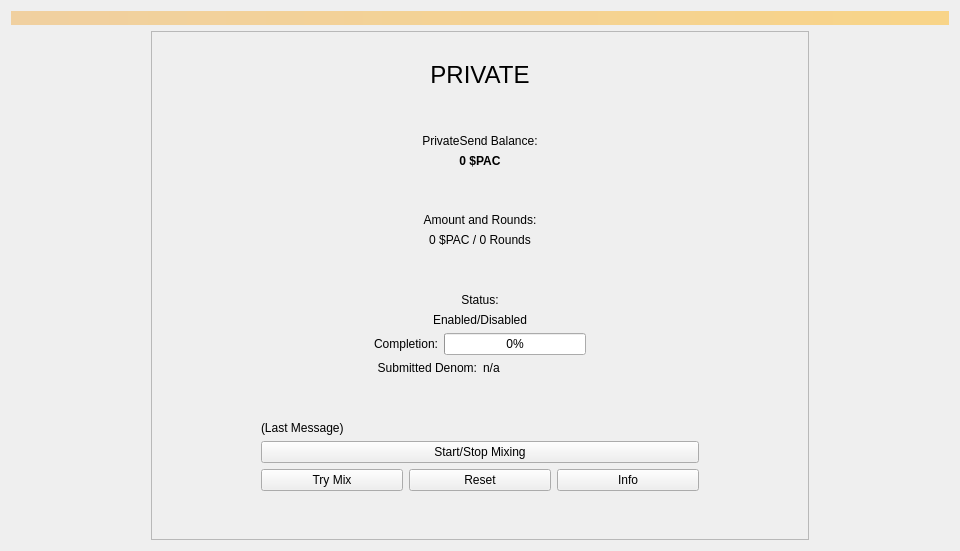
<?xml version="1.0" encoding="UTF-8"?>
<ui version="4.0">
 <class>PrivatePage</class>
 <widget class="QWidget" name="PrivatePage">
  <property name="geometry">
   <rect>
    <x>0</x>
    <y>0</y>
    <width>960</width>
    <height>551</height>
   </rect>
  </property>
  <property name="minimumSize">
   <size>
    <width>960</width>
    <height>0</height>
   </size>
  </property>
  <property name="windowTitle">
   <string>Form</string>
  </property>
  <property name="styleSheet">
   <string notr="true"/>
  </property>
  <layout class="QVBoxLayout" name="topLayout">
   <item>
    <widget class="QLabel" name="labelAlerts">
     <property name="visible">
      <bool>false</bool>
     </property>
     <property name="styleSheet">
      <string notr="true">QLabel { background-color: qlineargradient(x1: 0, y1: 0, x2: 1, y2: 0, stop:0 #F0D0A0, stop:1 #F8D488); color:#000000; }</string>
     </property>
     <property name="wordWrap">
      <bool>true</bool>
     </property>
     <property name="margin">
      <number>3</number>
     </property>
     <property name="textInteractionFlags">
      <set>Qt::TextSelectableByMouse</set>
     </property>
    </widget>
   </item>
   <item>
    <layout class="QHBoxLayout" name="horizontalLayout" stretch="0,1,0">
     <item>
      <spacer name="horizontalSpacer_2">
       <property name="orientation">
        <enum>Qt::Horizontal</enum>
       </property>
       <property name="sizeHint" stdset="0">
        <size>
         <width>140</width>
         <height>20</height>
        </size>
       </property>
      </spacer>
     </item>
     <item>
      <layout class="QVBoxLayout" name="verticalLayout_2">
       <item>
        <widget class="QFrame" name="framePrivateSend">
         <property name="layoutDirection">
          <enum>Qt::LeftToRight</enum>
         </property>
         <property name="frameShape">
          <enum>QFrame::StyledPanel</enum>
         </property>
         <property name="frameShadow">
          <enum>QFrame::Raised</enum>
         </property>
         <layout class="QVBoxLayout" name="VerticalLayout_PS1">
          <item>
           <layout class="QVBoxLayout" name="verticalLayout_3">
            <item>
                          <layout class="QHBoxLayout" name="horizontalLayout_5">
              <item>
               <widget class="QLabel" name="labelPrivateSendSyncStatus">
                <property name="toolTip">
                 <string>The displayed information may be out of date. Your wallet automatically synchronizes with the Paccoin network after a connection is established, but this process has not completed yet.</string>
                </property>
                <property name="styleSheet">
                 <string notr="true">QLabel { color: transparent; }</string>
                </property>
                <property name="text">
                 <string notr="true">(out of sync)</string>
                </property>
                <property name="alignment">
                 <set>Qt::AlignLeading|Qt::AlignLeft|Qt::AlignVCenter</set>
                </property>
               </widget>
              </item>
              <item>
               <widget class="QLabel" name="iconLabelPrivateInfo">
                <property name="minimumSize">
                 <size>
                  <width>0</width>
                  <height>0</height>
                 </size>
                </property>
                <property name="maximumSize">
                 <size>
                  <width>35</width>
                  <height>16777215</height>
                 </size>
                </property>
                <property name="text">
                 <string/>
                </property>
               </widget>
              </item>
             </layout>
            </item>
            <item>
             <widget class="QLabel" name="labelPrivateSendHeader">
              <property name="font">
               <font>
                <pointsize>18</pointsize>
                <weight>50</weight>
                <bold>false</bold>
               </font>
              </property>
              <property name="text">
               <string>PRIVATE</string>
              </property>
              <property name="alignment">
               <set>Qt::AlignCenter</set>
              </property>
              <property name="class" stdset="0">
               <string>titleLabel</string>
              </property>
             </widget>
            </item>
           </layout>
          </item>
          <item>
           <spacer name="verticalSpacer_2">
            <property name="orientation">
             <enum>Qt::Vertical</enum>
            </property>
            <property name="sizeHint" stdset="0">
             <size>
              <width>20</width>
              <height>40</height>
             </size>
            </property>
           </spacer>
          </item>
          <item>
           <layout class="QHBoxLayout" name="horizontalLayout_2">
            <item>
             <spacer name="horizontalSpacer_5">
              <property name="orientation">
               <enum>Qt::Horizontal</enum>
              </property>
              <property name="sizeHint" stdset="0">
               <size>
                <width>40</width>
                <height>20</height>
               </size>
              </property>
             </spacer>
            </item>
            <item>
             <layout class="QVBoxLayout" name="verticalLayout">
              <item>
               <widget class="QLabel" name="labelAnonymizedText">
                <property name="text">
                 <string>PrivateSend Balance:</string>
                </property>
                <property name="alignment">
                 <set>Qt::AlignCenter</set>
                </property>
                <property name="class" stdset="0">
                 <string>titleLabel</string>
                </property>
               </widget>
              </item>
              <item>
               <widget class="QLabel" name="labelAnonymized">
                <property name="font">
                 <font>
                  <weight>75</weight>
                  <bold>true</bold>
                 </font>
                </property>
                <property name="text">
                 <string notr="true">0 $PAC</string>
                </property>
                <property name="alignment">
                 <set>Qt::AlignCenter</set>
                </property>
                <property name="class" stdset="0">
                 <string>pacCoinsLabel</string>
                </property>
               </widget>
              </item>
              <item>
               <spacer name="verticalSpacer_4">
                <property name="orientation">
                 <enum>Qt::Vertical</enum>
                </property>
                <property name="sizeType">
                 <enum>QSizePolicy::Preferred</enum>
                </property>
                <property name="sizeHint" stdset="0">
                 <size>
                  <width>20</width>
                  <height>40</height>
                 </size>
                </property>
               </spacer>
              </item>
              <item>
               <widget class="QLabel" name="labelAmountAndRoundsText">
                <property name="text">
                 <string>Amount and Rounds:</string>
                </property>
                <property name="alignment">
                 <set>Qt::AlignCenter</set>
                </property>
                <property name="class" stdset="0">
                 <string>titleLabel</string>
                </property>
               </widget>
              </item>
              <item>
               <widget class="QLabel" name="labelAmountRounds">
                <property name="text">
                 <string>0 $PAC / 0 Rounds</string>
                </property>
                <property name="alignment">
                 <set>Qt::AlignCenter</set>
                </property>
                <property name="class" stdset="0">
                 <string>pacCoinsLabel</string>
                </property>
               </widget>
              </item>
              <item>
               <spacer name="verticalSpacer_5">
                <property name="orientation">
                 <enum>Qt::Vertical</enum>
                </property>
                <property name="sizeType">
                 <enum>QSizePolicy::Preferred</enum>
                </property>
                <property name="sizeHint" stdset="0">
                 <size>
                  <width>20</width>
                  <height>40</height>
                 </size>
                </property>
               </spacer>
              </item>
              <item>
               <widget class="QLabel" name="labelPrivateSendEnabledText">
                <property name="text">
                 <string>Status:</string>
                </property>
                <property name="alignment">
                 <set>Qt::AlignCenter</set>
                </property>
                <property name="class" stdset="0">
                 <string>titleLabel</string>
                </property>
               </widget>
              </item>
              <item>
               <widget class="QLabel" name="labelPrivateSendEnabled">
                <property name="text">
                 <string>Enabled/Disabled</string>
                </property>
                <property name="alignment">
                 <set>Qt::AlignCenter</set>
                </property>
                <property name="class" stdset="0">
                 <string>pacCoinsLabel</string>
                </property>
               </widget>
              </item>
              <item>
               <layout class="QHBoxLayout" name="horizontalLayout_4">
                <item>
                 <widget class="QLabel" name="labelCompletitionText">
                  <property name="text">
                   <string>Completion:</string>
                  </property>
                  <property name="alignment">
                   <set>Qt::AlignRight|Qt::AlignTrailing|Qt::AlignVCenter</set>
                  </property>
                 </widget>
                </item>
                <item>
                 <widget class="QProgressBar" name="privateSendProgress">
                  <property name="maximumSize">
                   <size>
                    <width>154</width>
                    <height>16777215</height>
                   </size>
                  </property>
                  <property name="value">
                   <number>0</number>
                  </property>
                 </widget>
                </item>
               </layout>
              </item>
              <item>
               <layout class="QHBoxLayout" name="horizontalLayout_6">
                <item>
                 <widget class="QLabel" name="labelSubmittedDenomText">
                  <property name="text">
                   <string>Submitted Denom:</string>
                  </property>
                  <property name="alignment">
                   <set>Qt::AlignRight|Qt::AlignTrailing|Qt::AlignVCenter</set>
                  </property>
                 </widget>
                </item>
                <item>
                 <widget class="QLabel" name="labelSubmittedDenom">
                  <property name="toolTip">
                   <string>The denominations you submitted to the Masternode.&lt;br&gt;To mix, other users must submit the exact same denominations.</string>
                  </property>
                  <property name="text">
                   <string>n/a</string>
                  </property>
                 </widget>
                </item>
               </layout>
              </item>
             </layout>
            </item>
            <item>
             <spacer name="horizontalSpacer_3">
              <property name="orientation">
               <enum>Qt::Horizontal</enum>
              </property>
              <property name="sizeHint" stdset="0">
               <size>
                <width>40</width>
                <height>20</height>
               </size>
              </property>
             </spacer>
            </item>
           </layout>
          </item>
          <item>
           <spacer name="verticalSpacer_3">
            <property name="orientation">
             <enum>Qt::Vertical</enum>
            </property>
            <property name="sizeHint" stdset="0">
             <size>
              <width>20</width>
              <height>40</height>
             </size>
            </property>
           </spacer>
          </item>
          <item>
           <layout class="QHBoxLayout" name="horizontalLayout_7">
            <item>
             <spacer name="horizontalSpacer_6">
              <property name="orientation">
               <enum>Qt::Horizontal</enum>
              </property>
              <property name="sizeType">
               <enum>QSizePolicy::Preferred</enum>
              </property>
              <property name="sizeHint" stdset="0">
               <size>
                <width>100</width>
                <height>20</height>
               </size>
              </property>
             </spacer>
            </item>
            <item>
             <layout class="QVBoxLayout" name="VerticalLayout_PS">
              <item>
               <widget class="QLabel" name="labelPrivateSendLastMessage">
                <property name="text">
                 <string>(Last Message)</string>
                </property>
                <property name="alignment">
                 <set>Qt::AlignLeading|Qt::AlignLeft|Qt::AlignTop</set>
                </property>
                <property name="wordWrap">
                 <bool>true</bool>
                </property>
               </widget>
              </item>
              <item>
               <widget class="QPushButton" name="togglePrivateSend">
                <property name="sizePolicy">
                 <sizepolicy hsizetype="MinimumExpanding" vsizetype="Fixed">
                  <horstretch>0</horstretch>
                  <verstretch>0</verstretch>
                 </sizepolicy>
                </property>
                <property name="text">
                 <string>Start/Stop Mixing</string>
                </property>
               </widget>
              </item>
              <item>
               <layout class="QHBoxLayout" name="horizontalLayout_debugbuttons">
                <item>
                 <widget class="QPushButton" name="privateSendAuto">
                  <property name="sizePolicy">
                   <sizepolicy hsizetype="MinimumExpanding" vsizetype="Fixed">
                    <horstretch>0</horstretch>
                    <verstretch>0</verstretch>
                   </sizepolicy>
                  </property>
                  <property name="toolTip">
                   <string>Try to manually submit a PrivateSend request.</string>
                  </property>
                  <property name="text">
                   <string>Try Mix</string>
                  </property>
                 </widget>
                </item>
                <item>
                 <widget class="QPushButton" name="privateSendReset">
                  <property name="sizePolicy">
                   <sizepolicy hsizetype="MinimumExpanding" vsizetype="Fixed">
                    <horstretch>0</horstretch>
                    <verstretch>0</verstretch>
                   </sizepolicy>
                  </property>
                  <property name="toolTip">
                   <string>Reset the current status of PrivateSend (can interrupt PrivateSend if it's in the process of Mixing, which can cost you money!)</string>
                  </property>
                  <property name="autoFillBackground">
                   <bool>false</bool>
                  </property>
                  <property name="text">
                   <string>Reset</string>
                  </property>
                 </widget>
                </item>
                <item>
                 <widget class="QPushButton" name="privateSendInfo">
                  <property name="sizePolicy">
                   <sizepolicy hsizetype="MinimumExpanding" vsizetype="Fixed">
                    <horstretch>0</horstretch>
                    <verstretch>0</verstretch>
                   </sizepolicy>
                  </property>
                  <property name="toolTip">
                   <string>Information about PrivateSend and Mixing</string>
                  </property>
                  <property name="text">
                   <string>Info</string>
                  </property>
                 </widget>
                </item>
               </layout>
              </item>
             </layout>
            </item>
            <item>
             <spacer name="horizontalSpacer_4">
              <property name="orientation">
               <enum>Qt::Horizontal</enum>
              </property>
              <property name="sizeType">
               <enum>QSizePolicy::Preferred</enum>
              </property>
              <property name="sizeHint" stdset="0">
               <size>
                <width>100</width>
                <height>20</height>
               </size>
              </property>
             </spacer>
            </item>
           </layout>
          </item>
          <item>
           <spacer name="verticalSpacer">
            <property name="orientation">
             <enum>Qt::Vertical</enum>
            </property>
            <property name="sizeHint" stdset="0">
             <size>
              <width>20</width>
              <height>40</height>
             </size>
            </property>
           </spacer>
          </item>
         </layout>
        </widget>
       </item>
      </layout>
     </item>
     <item>
      <spacer name="horizontalSpacer">
       <property name="orientation">
        <enum>Qt::Horizontal</enum>
       </property>
       <property name="sizeType">
        <enum>QSizePolicy::Fixed</enum>
       </property>
       <property name="sizeHint" stdset="0">
        <size>
         <width>140</width>
         <height>20</height>
        </size>
       </property>
      </spacer>
     </item>
    </layout>
   </item>
  </layout>
 </widget>
 <resources/>
 <connections/>
</ui>
